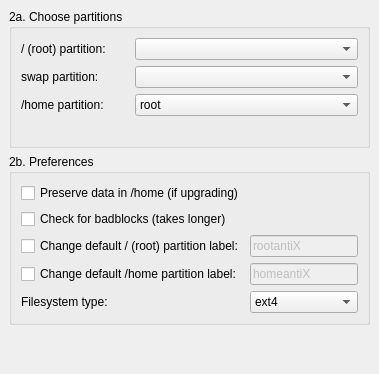
     <widget class="QWidget" name="Step_2">
      <layout class="QGridLayout">
       <property name="leftMargin">
        <number>9</number>
       </property>
       <property name="topMargin">
        <number>9</number>
       </property>
       <property name="rightMargin">
        <number>9</number>
       </property>
       <property name="bottomMargin">
        <number>9</number>
       </property>
       <property name="spacing">
        <number>6</number>
       </property>
       <item row="2" column="0">
        <spacer>
         <property name="orientation">
          <enum>Qt::Vertical</enum>
         </property>
         <property name="sizeHint" stdset="0">
          <size>
           <width>20</width>
           <height>40</height>
          </size>
         </property>
        </spacer>
       </item>
       <item row="1" column="0">
        <widget class="QGroupBox" name="partsPreferencesBox">
         <property name="sizePolicy">
          <sizepolicy hsizetype="MinimumExpanding" vsizetype="Minimum">
           <horstretch>0</horstretch>
           <verstretch>0</verstretch>
          </sizepolicy>
         </property>
         <property name="title">
          <string>2b. Preferences</string>
         </property>
         <layout class="QGridLayout">
          <property name="leftMargin">
           <number>9</number>
          </property>
          <property name="topMargin">
           <number>9</number>
          </property>
          <property name="rightMargin">
           <number>9</number>
          </property>
          <property name="bottomMargin">
           <number>9</number>
          </property>
          <property name="spacing">
           <number>6</number>
          </property>
          <item row="0" column="0" colspan="2">
           <widget class="QCheckBox" name="saveHomeCheck">
            <property name="sizePolicy">
             <sizepolicy hsizetype="MinimumExpanding" vsizetype="Minimum">
              <horstretch>0</horstretch>
              <verstretch>0</verstretch>
             </sizepolicy>
            </property>
            <property name="text">
             <string>Preserve data in /home (if upgrading)</string>
            </property>
           </widget>
          </item>
          <item row="3" column="1">
           <widget class="QLineEdit" name="homeLabelEdit">
            <property name="enabled">
             <bool>false</bool>
            </property>
            <property name="text">
             <string notr="true">homeantiX</string>
            </property>
            <property name="maxLength">
             <number>16</number>
            </property>
           </widget>
          </item>
          <item row="4" column="0">
           <widget class="QLabel" name="rootTypeLabel">
            <property name="sizePolicy">
             <sizepolicy hsizetype="MinimumExpanding" vsizetype="Minimum">
              <horstretch>0</horstretch>
              <verstretch>0</verstretch>
             </sizepolicy>
            </property>
            <property name="minimumSize">
             <size>
              <width>0</width>
              <height>0</height>
             </size>
            </property>
            <property name="font">
             <font/>
            </property>
            <property name="text">
             <string>Filesystem type:</string>
            </property>
            <property name="wordWrap">
             <bool>false</bool>
            </property>
           </widget>
          </item>
          <item row="2" column="1">
           <widget class="QLineEdit" name="rootLabelEdit">
            <property name="enabled">
             <bool>false</bool>
            </property>
            <property name="text">
             <string notr="true">rootantiX</string>
            </property>
            <property name="maxLength">
             <number>16</number>
            </property>
            <property name="placeholderText">
             <string/>
            </property>
           </widget>
          </item>
          <item row="2" column="0">
           <widget class="QCheckBox" name="rootLabelCheck">
            <property name="text">
             <string>Change default / (root) partition label:</string>
            </property>
           </widget>
          </item>
          <item row="4" column="1">
           <widget class="QComboBox" name="rootTypeCombo">
            <property name="sizePolicy">
             <sizepolicy hsizetype="MinimumExpanding" vsizetype="Minimum">
              <horstretch>0</horstretch>
              <verstretch>0</verstretch>
             </sizepolicy>
            </property>
            <item>
             <property name="text">
              <string>ext4</string>
             </property>
            </item>
            <item>
             <property name="text">
              <string>ext3</string>
             </property>
            </item>
            <item>
             <property name="text">
              <string>ext2</string>
             </property>
            </item>
            <item>
             <property name="text">
              <string>jfs</string>
             </property>
            </item>
            <item>
             <property name="text">
              <string>xfs</string>
             </property>
            </item>
            <item>
             <property name="text">
              <string>btrfs</string>
             </property>
            </item>
            <item>
             <property name="text">
              <string>btrfs-zlib</string>
             </property>
            </item>
            <item>
             <property name="text">
              <string>btrfs-lzo</string>
             </property>
            </item>
            <item>
             <property name="text">
              <string>reiserfs</string>
             </property>
            </item>
           </widget>
          </item>
          <item row="3" column="0">
           <widget class="QCheckBox" name="homeLabelCheck">
            <property name="enabled">
             <bool>true</bool>
            </property>
            <property name="text">
             <string>Change default /home partition label:</string>
            </property>
           </widget>
          </item>
          <item row="1" column="0" colspan="2">
           <widget class="QCheckBox" name="badblocksCheck">
            <property name="sizePolicy">
             <sizepolicy hsizetype="MinimumExpanding" vsizetype="Minimum">
              <horstretch>0</horstretch>
              <verstretch>0</verstretch>
             </sizepolicy>
            </property>
            <property name="minimumSize">
             <size>
              <width>0</width>
              <height>0</height>
             </size>
            </property>
            <property name="text">
             <string>Check for badblocks (takes longer)</string>
            </property>
            <property name="checked">
             <bool>false</bool>
            </property>
           </widget>
          </item>
         </layout>
        </widget>
       </item>
       <item row="0" column="0">
        <widget class="QGroupBox" name="rootBox">
         <property name="sizePolicy">
          <sizepolicy hsizetype="MinimumExpanding" vsizetype="Minimum">
           <horstretch>0</horstretch>
           <verstretch>0</verstretch>
          </sizepolicy>
         </property>
         <property name="title">
          <string>2a. Choose partitions</string>
         </property>
         <layout class="QGridLayout">
          <property name="leftMargin">
           <number>9</number>
          </property>
          <property name="topMargin">
           <number>9</number>
          </property>
          <property name="rightMargin">
           <number>9</number>
          </property>
          <property name="bottomMargin">
           <number>9</number>
          </property>
          <property name="spacing">
           <number>6</number>
          </property>
          <item row="0" column="0">
           <widget class="QLabel" name="rootLabel">
            <property name="sizePolicy">
             <sizepolicy hsizetype="MinimumExpanding" vsizetype="Minimum">
              <horstretch>0</horstretch>
              <verstretch>0</verstretch>
             </sizepolicy>
            </property>
            <property name="font">
             <font/>
            </property>
            <property name="text">
             <string>/ (root) partition:</string>
            </property>
            <property name="wordWrap">
             <bool>false</bool>
            </property>
           </widget>
          </item>
          <item row="1" column="0">
           <widget class="QLabel" name="swapLabel">
            <property name="sizePolicy">
             <sizepolicy hsizetype="MinimumExpanding" vsizetype="Minimum">
              <horstretch>0</horstretch>
              <verstretch>0</verstretch>
             </sizepolicy>
            </property>
            <property name="text">
             <string>swap partition:</string>
            </property>
            <property name="wordWrap">
             <bool>false</bool>
            </property>
           </widget>
          </item>
          <item row="2" column="0">
           <widget class="QLabel" name="homeLabel">
            <property name="sizePolicy">
             <sizepolicy hsizetype="MinimumExpanding" vsizetype="Minimum">
              <horstretch>0</horstretch>
              <verstretch>0</verstretch>
             </sizepolicy>
            </property>
            <property name="text">
             <string>/home partition:</string>
            </property>
            <property name="wordWrap">
             <bool>false</bool>
            </property>
           </widget>
          </item>
          <item row="0" column="1" colspan="2">
           <widget class="QComboBox" name="rootCombo">
            <property name="sizePolicy">
             <sizepolicy hsizetype="MinimumExpanding" vsizetype="Minimum">
              <horstretch>0</horstretch>
              <verstretch>0</verstretch>
             </sizepolicy>
            </property>
           </widget>
          </item>
          <item row="1" column="1" colspan="2">
           <widget class="QComboBox" name="swapCombo">
            <property name="sizePolicy">
             <sizepolicy hsizetype="MinimumExpanding" vsizetype="Minimum">
              <horstretch>0</horstretch>
              <verstretch>0</verstretch>
             </sizepolicy>
            </property>
           </widget>
          </item>
          <item row="3" column="0">
           <spacer name="horizontalSpacer_3">
            <property name="orientation">
             <enum>Qt::Horizontal</enum>
            </property>
            <property name="sizeHint" stdset="0">
             <size>
              <width>40</width>
              <height>20</height>
             </size>
            </property>
           </spacer>
          </item>
          <item row="3" column="1">
           <spacer name="horizontalSpacer_4">
            <property name="orientation">
             <enum>Qt::Horizontal</enum>
            </property>
            <property name="sizeHint" stdset="0">
             <size>
              <width>40</width>
              <height>20</height>
             </size>
            </property>
           </spacer>
          </item>
          <item row="3" column="2">
           <spacer name="horizontalSpacer_2">
            <property name="orientation">
             <enum>Qt::Horizontal</enum>
            </property>
            <property name="sizeHint" stdset="0">
             <size>
              <width>40</width>
              <height>20</height>
             </size>
            </property>
           </spacer>
          </item>
          <item row="2" column="1" colspan="2">
           <widget class="QComboBox" name="homeCombo">
            <property name="sizePolicy">
             <sizepolicy hsizetype="MinimumExpanding" vsizetype="Minimum">
              <horstretch>0</horstretch>
              <verstretch>0</verstretch>
             </sizepolicy>
            </property>
            <property name="insertPolicy">
             <enum>QComboBox::InsertAtBottom</enum>
            </property>
            <item>
             <property name="text">
              <string>root</string>
             </property>
            </item>
           </widget>
          </item>
         </layout>
        </widget>
       </item>
      </layout>
     </widget>
